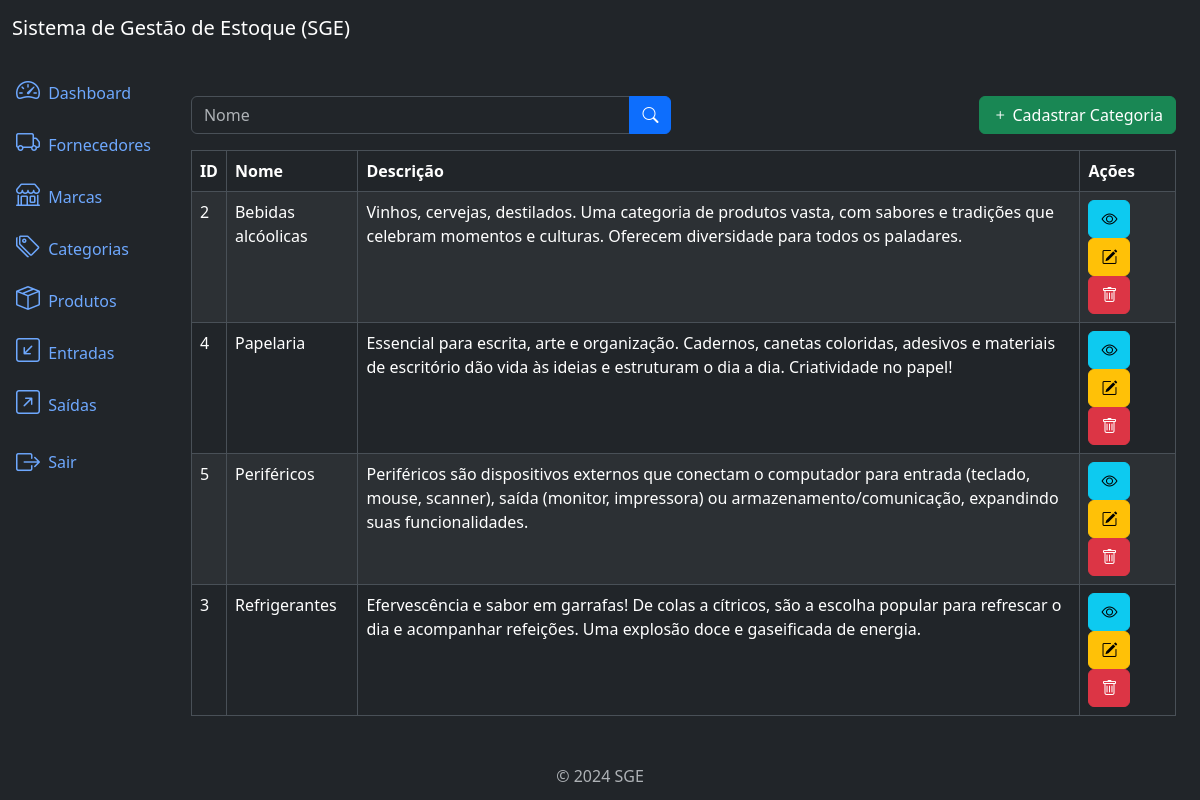
Before: /categories/list/ (signed in) with the older database file.
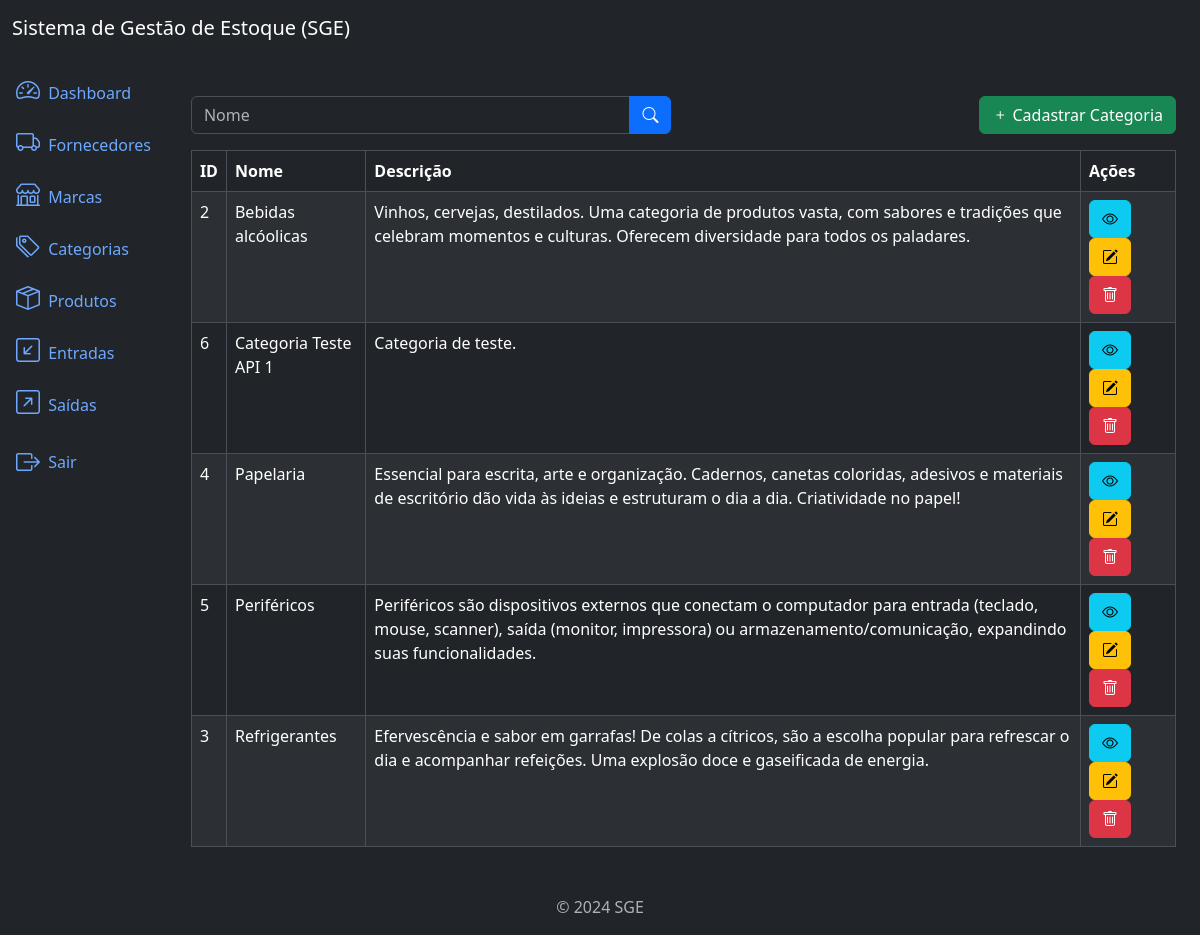
After: the same page with the newer database file.
### category/models.py (models this page shows, shortened)
class Category(models.Model):
    name = models.CharField(max_length=300)
    description = models.TextField(null=True, blank=True)
    created_at = models.DateTimeField(auto_now_add=True)
    updated_at = models.DateTimeField(auto_now=True)
    class Meta:
        ordering = ['name']

### category/views.py (the view)
# urls.py: path('categories/list/', views.CategoryListView.as_view(), \
class CategoryListView(LoginRequiredMixin, PermissionRequiredMixin, ListView):
    model = models.Category
    template_name = 'category_list.html'
    context_object_name = 'categories'
    paginate_by = 5
    permission_required = 'category.view_category'
    def get_queryset(self):
        qs = super().get_queryset()
        name = self.request.GET.get('name')
        if name:
            qs = qs.filter(name__icontains=name)
        return qs

### category/templates/category_list.html (shortened to what this page needs)
{% extends 'base.html' %}
{% block content %}
<div class='row mb-3'>
    <div class='col-md-6'>
        <form method="get" action="{% url "category_list" %}">
            <div class='input-group'>
                <input type="text" class="form-control" name='name' placeholder='Nome' value="{{request.GET.name}}">
                <button type='submit' class="btn btn-primary">
                    <i class='bi bi-search'></i>
                </button>
            </div>
        </form>
    </div>
    {% if perms.category.add_category %}
    <div class='col-md-6'>
        <a href="{% url "category_create" %}" class='btn btn-success float-end'>
            <i class='bi bi-plus'></i>
            Cadastrar Categoria
        </a>
    </div>
    {% endif %}
</div>
<div class="table-responsive">
    <table class="table table-striped table-bordered">
        <thead class="thead-dark">
            <tr>
                <th>ID</th>
                <th>Nome</th>
                <th>Descrição</th>
                <th>Ações</th>
            </tr>
        </thead>
        <tbody>
            {% for category in categories %}
                <tr>
                    <td>{{category.pk}}</td>
                    <td>{{category.name}}</td>
                    <td>{{category.description}}</td>
                    <td>
                        {% if perms.category.view_category %}
                        <a href="{% url "category_detail" category.pk %}" class='btn btn-info btn-small'>
                            <i class='bi bi-eye'></i>
                        </a>
                        {% endif %}
                        {% if perms.category.change_category %}
                        <a href="{% url "category_update" category.pk %}" class='btn btn-warning btn-small'>
                            <i class='bi bi-pencil-square'></i>
                        </a>
                        {% endif %}
                        {% if perms.category.delete_category %}
                        <a href="{% url "category_delete" category.pk %}" class='btn btn-danger btn-small'>
                            <i class='bi bi bi-trash'></i>
                        </a>
                        {% endif %}
                    </td>
                </tr>
            {% endfor %}
        </tbody>
    </table>
</div>
{% endblock content %}

Changed rows visible on the page:
added Category: pk "6", name "Categoria Teste API 1", description "Categoria de teste."
